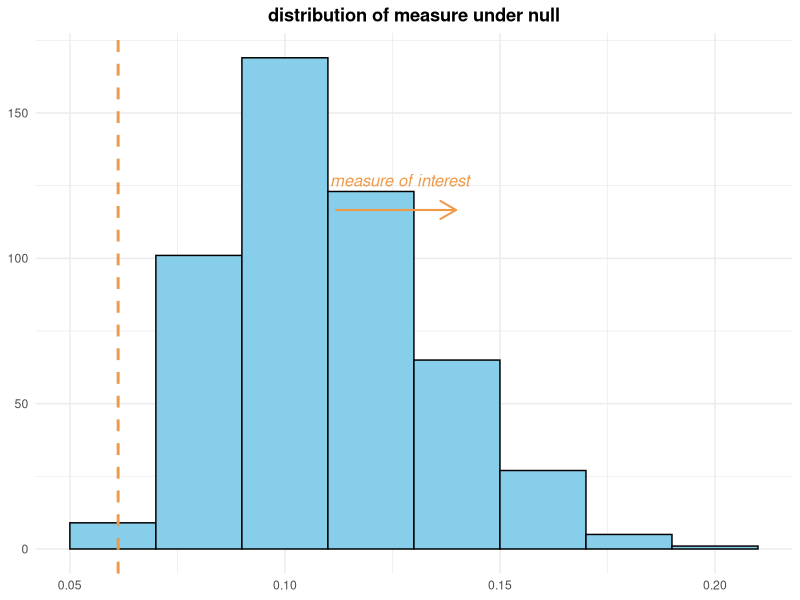

Write R code to recreate this figure.
## ---- chunk 1
#| echo: false
#| message: false
#| fig-height: 5
#| fig-width: 8
#| fig-align: center

library(igraph)
library(ggraph)
library(tidygraph)
library(ggplot2)
library(patchwork)  
library(grid)       

# Create an observed network
set.seed(123)
obs_graph <- sample_smallworld(1, 50, nei = 3, p = 0.15)

# Compute centrality measure
obs_measure <- centralization.degree(obs_graph)$centralization

# Simulate null distribution
n_sim <- 500
null_vals <- replicate(n_sim, {
  g_sim <- sample_gnm(vcount(obs_graph), ecount(obs_graph))
  centralization.degree(g_sim)$centralization
})

# Plot 1: observed network
p1 <- ggraph(obs_graph, layout = "fr") +
  geom_edge_link(color = "grey") +
  geom_node_point(size = 2) +
  theme_void() +
  ggtitle("observed network") +
  theme(plot.title = element_text(hjust = 0.5, face = "bold"))

# Plot 2: histogram of null distribution
df <- data.frame(centralization = null_vals)
p2 <- ggplot(df, aes(x = centralization)) +
  geom_histogram(binwidth = 0.02, fill = "skyblue", color = "black") +
  geom_vline(xintercept = obs_measure, linetype = "dashed", color = "tan2", size = 1) +
  labs(title = "distribution of measure under null", x = NULL, y = NULL) +
  theme_minimal() +
  theme(plot.title = element_text(hjust = 0.5, face = "bold"))

# Combine plots side by side
combined <- p1 + p2 + plot_layout(ncol = 2)

# Add annotation (curved arrow + label)
grid.newpage()
grid.draw(ggplotGrob(combined))
grid.curve(x1 = 0.42, y1 = 0.65, x2 = 0.57, y2 = 0.65,
           curvature = -0.3, arrow = arrow(length = unit(0.03, "npc")),
           gp = gpar(col = "tan2", lwd = 2))
grid.text("measure of interest", x = 0.5, y = 0.7, gp = gpar(col = "tan2", fontface = "italic"))
